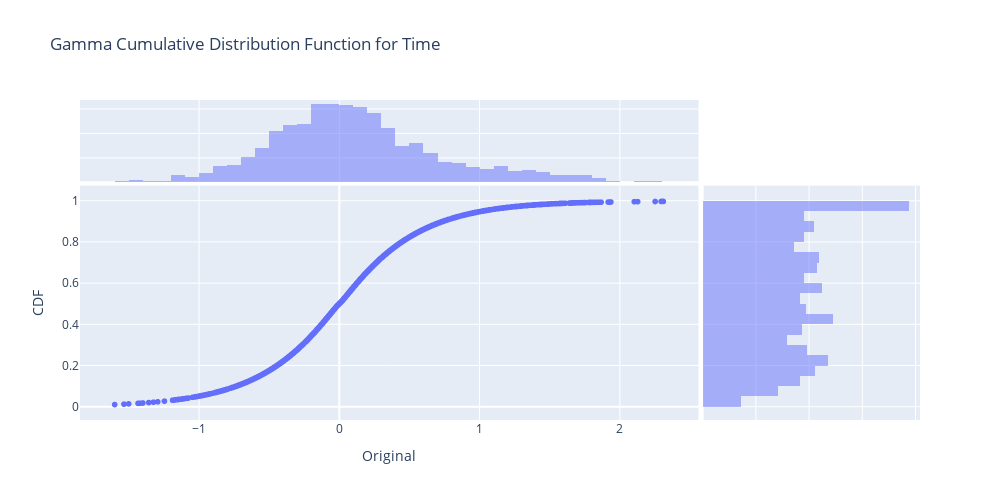

Notebook code cell kept with this figure:
### Markdown cell above
Transforming distributions to make our lives easier

### Code cell
#time_cdf =  pd.DataFrame(gamma.cdf(website_time.values, a = 2, scale=5))
time_cdf =  pd.DataFrame(dweibull.cdf(website_time.values, c=1.12, scale = 0.48))
#time_cdf = pd.DataFrame(np.cumsum(website_time.values))
time_cdf_vs_original = pd.concat([time_cdf, website_time], axis=1)
time_cdf_vs_original.columns = ['CDF', 'Original']

time_cdf_vs_original_plot = px.scatter(time_cdf_vs_original, x = 'Original', y='CDF', width=1000, height=500, title='Gamma Cumulative Distribution Function for Time',  marginal_x='histogram', marginal_y='histogram')
time_cdf_vs_original_plot.show()

### Figure 1 — Plotly figure (JSON) as saved in the notebook; plotly's stock layout.template omitted (floating-point values rounded to 4 significant figures; data arrays with more than 128 entries replaced by an {"elided": "..."} marker saying what was removed)
{"data": [{"hovertemplate": "Original=%{x}<br>CDF=%{y}<extra></extra>", "legendgroup": "", "marker": {"color": "#636efa", "symbol": "circle"}, "mode": "markers", "name": "", "showlegend": false, "type": "scattergl", "x": {"elided": "2000 float values"}, "xaxis": "x", "y": {"elided": "2000 float values"}, "yaxis": "y"}, {"alignmentgroup": "True", "bingroup": "x", "hovertemplate": "Original=%{x}<br>count=%{y}<extra></extra>", "legendgroup": "", "marker": {"color": "#636efa"}, "name": "", "offsetgroup": "", "opacity": 0.5, "showlegend": false, "type": "histogram", "x": {"elided": "2000 float values"}, "xaxis": "x3", "yaxis": "y3"}, {"alignmentgroup": "True", "bingroup": "y", "hovertemplate": "CDF=%{y}<br>count=%{x}<extra></extra>", "legendgroup": "", "marker": {"color": "#636efa"}, "name": "", "offsetgroup": "", "opacity": 0.5, "showlegend": false, "type": "histogram", "xaxis": "x2", "y": {"elided": "2000 float values"}, "yaxis": "y2"}], "layout": {"barmode": "overlay", "height": 500, "legend": {"tracegroupgap": 0}, "title": {"text": "Gamma Cumulative Distribution Function for Time"}, "width": 1000, "xaxis": {"anchor": "y", "domain": [0, 0.7363], "title": {"text": "Original"}}, "xaxis2": {"anchor": "y2", "domain": [0.7413, 1], "matches": "x2", "showgrid": true, "showline": false, "showticklabels": false, "ticks": ""}, "xaxis3": {"anchor": "y3", "domain": [0, 0.7363], "matches": "x", "showgrid": true, "showticklabels": false}, "xaxis4": {"anchor": "y4", "domain": [0.7413, 1], "matches": "x2", "showgrid": true, "showline": false, "showticklabels": false, "ticks": ""}, "yaxis": {"anchor": "x", "domain": [0, 0.7326], "title": {"text": "CDF"}}, "yaxis2": {"anchor": "x2", "domain": [0, 0.7326], "matches": "y", "showgrid": true, "showticklabels": false}, "yaxis3": {"anchor": "x3", "domain": [0.7426, 1], "matches": "y3", "showgrid": true, "showline": false, "showticklabels": false, "ticks": ""}, "yaxis4": {"anchor": "x4", "domain": [0.7426, 1], "matches": "y3", "showgrid": true, "showline": false, "showticklabels": false, "ticks": ""}}}
